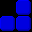

Below is a game level as drawn by its tile map, then a one-line description and the .tmx file that defines it, in full:
An orthogonal 2x2 tile map with 16x16 px tiles, 1 tile layer (tiles layer).

<map version="1.10" tiledversion="1.11.0" orientation="orthogonal" renderorder="right-down" width="2" height="2" tilewidth="16" tileheight="16" infinite="0" nextlayerid="2" nextobjectid="1">
 <tileset firstgid="1" source="bricks_big.tsx" />
 <layer id="1" name="tiles layer" width="2" height="2">
  <data encoding="csv">
0,7,
7,7
</data>
 </layer>
</map>
